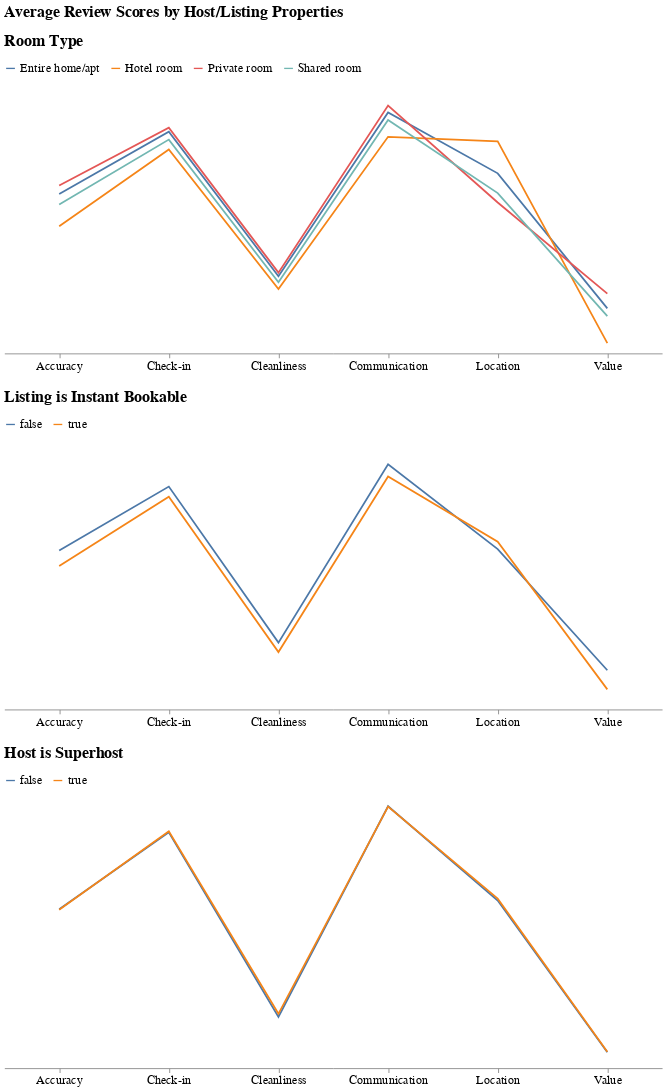

Notebook code for this chart:
### Markdown cell above
# Q 10) How host and listing properties are related with guest scores?

# - Private rooms and Entire Home/apartment seem to have high score for all kinds of reviews except location than shared room and hotel room
# - In terms of location review, hotel rooms seem have a much better score
# - Being a superhost does not really make much of a difference in any kind of score

### Code cell
def gen_parallel_chart(df, class_col, class_title):

    result_df = (df.groupby(class_col)[review_cols]
                   .mean()
                   .reset_index()
                   .melt(id_vars=class_col))
    result_df['variable'] = result_df['variable'].map(review_map)

    chart = alt.Chart(
        result_df,
        title = f'{class_title}'
    ).mark_line().encode(
        x=alt.X('variable:N',
                title=None),
        y=alt.Y('value:Q',
                scale=alt.Scale(zero=False),
                axis=None),
        color=f'{class_col}:N'
    ).properties(
        width=750,
        height=300
    )

    return chart

class_cols = ['room_type', 'instant_bookable', 'host_is_superhost']
class_titles = ['Room Type', 'Listing is Instant Bookable', 'Host is Superhost']

charts = []

for class_col, class_title in zip(class_cols, class_titles):
    charts.append(gen_parallel_chart(geo_listings_df, class_col, class_title))

(alt.concat(*charts, columns=1, title='Average Review Scores by Host/Listing Properties')
    .configure_view(strokeWidth=0)
    .configure_legend(
        title=None,
        orient='top',
        columns=0,
        labelFontSize=14)
    .configure_axis(
        labelAngle=0,
        grid=False,
        labelFontSize=14)
    .configure_title(
        anchor='start',
        fontSize=18,
        offset=15)
    .resolve_scale(color='independent')
)

### Figure 1 — Vega-Lite specification as saved in the notebook (floating-point values rounded to 4 significant figures)
{"config": {"view": {"continuousWidth": 400, "continuousHeight": 300, "strokeWidth": 0}, "axis": {"grid": false, "labelAngle": 0, "labelFontSize": 14}, "legend": {"columns": 0, "labelFontSize": 14, "orient": "top", "title": null}, "title": {"anchor": "start", "fontSize": 18, "offset": 15}}, "concat": [{"data": {"name": "data-8188b838fe96e327e83d289a548cdef0"}, "mark": "line", "encoding": {"color": {"field": "room_type", "type": "nominal"}, "x": {"field": "variable", "title": null, "type": "nominal"}, "y": {"axis": null, "field": "value", "scale": {"zero": false}, "type": "quantitative"}}, "height": 300, "title": "Room Type", "width": 750}, {"data": {"name": "data-c16c1858e2bbd991f9a182cfd139b2a1"}, "mark": "line", "encoding": {"color": {"field": "instant_bookable", "type": "nominal"}, "x": {"field": "variable", "title": null, "type": "nominal"}, "y": {"axis": null, "field": "value", "scale": {"zero": false}, "type": "quantitative"}}, "height": 300, "title": "Listing is Instant Bookable", "width": 750}, {"data": {"name": "data-c8842ecb7a067da7632b38a0087e221a"}, "mark": "line", "encoding": {"color": {"field": "host_is_superhost", "type": "nominal"}, "x": {"field": "variable", "title": null, "type": "nominal"}, "y": {"axis": null, "field": "value", "scale": {"zero": false}, "type": "quantitative"}}, "height": 300, "title": "Host is Superhost", "width": 750}], "columns": 1, "resolve": {"scale": {"color": "independent"}}, "title": "Average Review Scores by Host/Listing Properties", "$schema": "https://vega.github.io/schema/vega-lite/v4.17.0.json", "datasets": {"data-8188b838fe96e327e83d289a548cdef0": [{"room_type": "Entire home/apt", "variable": "Accuracy", "value": 4.71}, {"room_type": "Hotel room", "variable": "Accuracy", "value": 4.675}, {"room_type": "Private room", "variable": "Accuracy", "value": 4.719}, {"room_type": "Shared room", "variable": "Accuracy", "value": 4.698}, {"room_type": "Entire home/apt", "variable": "Cleanliness", "value": 4.622}, {"room_type": "Hotel room", "variable": "Cleanliness", "value": 4.609}, {"room_type": "Private room", "variable": "Cleanliness", "value": 4.626}, {"room_type": "Shared room", "variable": "Cleanliness", "value": 4.616}, {"room_type": "Entire home/apt", "variable": "Check-in", "value": 4.776}, {"room_type": "Hotel room", "variable": "Check-in", "value": 4.757}, {"room_type": "Private room", "variable": "Check-in", "value": 4.78}, {"room_type": "Shared room", "variable": "Check-in", "value": 4.768}, {"room_type": "Entire home/apt", "variable": "Communication", "value": 4.796}, {"room_type": "Hotel room", "variable": "Communication", "value": 4.77}, {"room_type": "Private room", "variable": "Communication", "value": 4.804}, {"room_type": "Shared room", "variable": "Communication", "value": 4.788}, {"room_type": "Entire home/apt", "variable": "Location", "value": 4.732}, {"room_type": "Hotel room", "variable": "Location", "value": 4.766}, {"room_type": "Private room", "variable": "Location", "value": 4.701}, {"room_type": "Shared room", "variable": "Location", "value": 4.711}, {"room_type": "Entire home/apt", "variable": "Value", "value": 4.588}, {"room_type": "Hotel room", "variable": "Value", "value": 4.551}, {"room_type": "Private room", "variable": "Value", "value": 4.604}, {"room_type": "Shared room", "variable": "Value", "value": 4.58}], "data-c16c1858e2bbd991f9a182cfd139b2a1": [{"instant_bookable": false, "variable": "Accuracy", "value": 4.717}, {"instant_bookable": true, "variable": "Accuracy", "value": 4.702}, {"instant_bookable": false, "variable": "Cleanliness", "value": 4.626}, {"instant_bookable": true, "variable": "Cleanliness", "value": 4.617}, {"instant_bookable": false, "variable": "Check-in", "value": 4.78}, {"instant_bookable": true, "variable": "Check-in", "value": 4.77}, {"instant_bookable": false, "variable": "Communication", "value": 4.802}, {"instant_bookable": true, "variable": "Communication", "value": 4.79}, {"instant_bookable": false, "variable": "Location", "value": 4.718}, {"instant_bookable": true, "variable": "Location", "value": 4.726}, {"instant_bookable": false, "variable": "Value", "value": 4.599}, {"instant_bookable": true, "variable": "Value", "value": 4.58}], "data-c8842ecb7a067da7632b38a0087e221a": [{"host_is_superhost": false, "variable": "Accuracy", "value": 4.713}, {"host_is_superhost": true, "variable": "Accuracy", "value": 4.712}, {"host_is_superhost": false, "variable": "Cleanliness", "value": 4.623}, {"host_is_superhost": true, "variable": "Cleanliness", "value": 4.625}, {"host_is_superhost": false, "variable": "Check-in", "value": 4.777}, {"host_is_superhost": true, "variable": "Check-in", "value": 4.778}, {"host_is_superhost": false, "variable": "Communication", "value": 4.799}, {"host_is_superhost": true, "variable": "Communication", "value": 4.799}, {"host_is_superhost": false, "variable": "Location", "value": 4.72}, {"host_is_superhost": true, "variable": "Location", "value": 4.722}, {"host_is_superhost": false, "variable": "Value", "value": 4.593}, {"host_is_superhost": true, "variable": "Value", "value": 4.594}]}}
